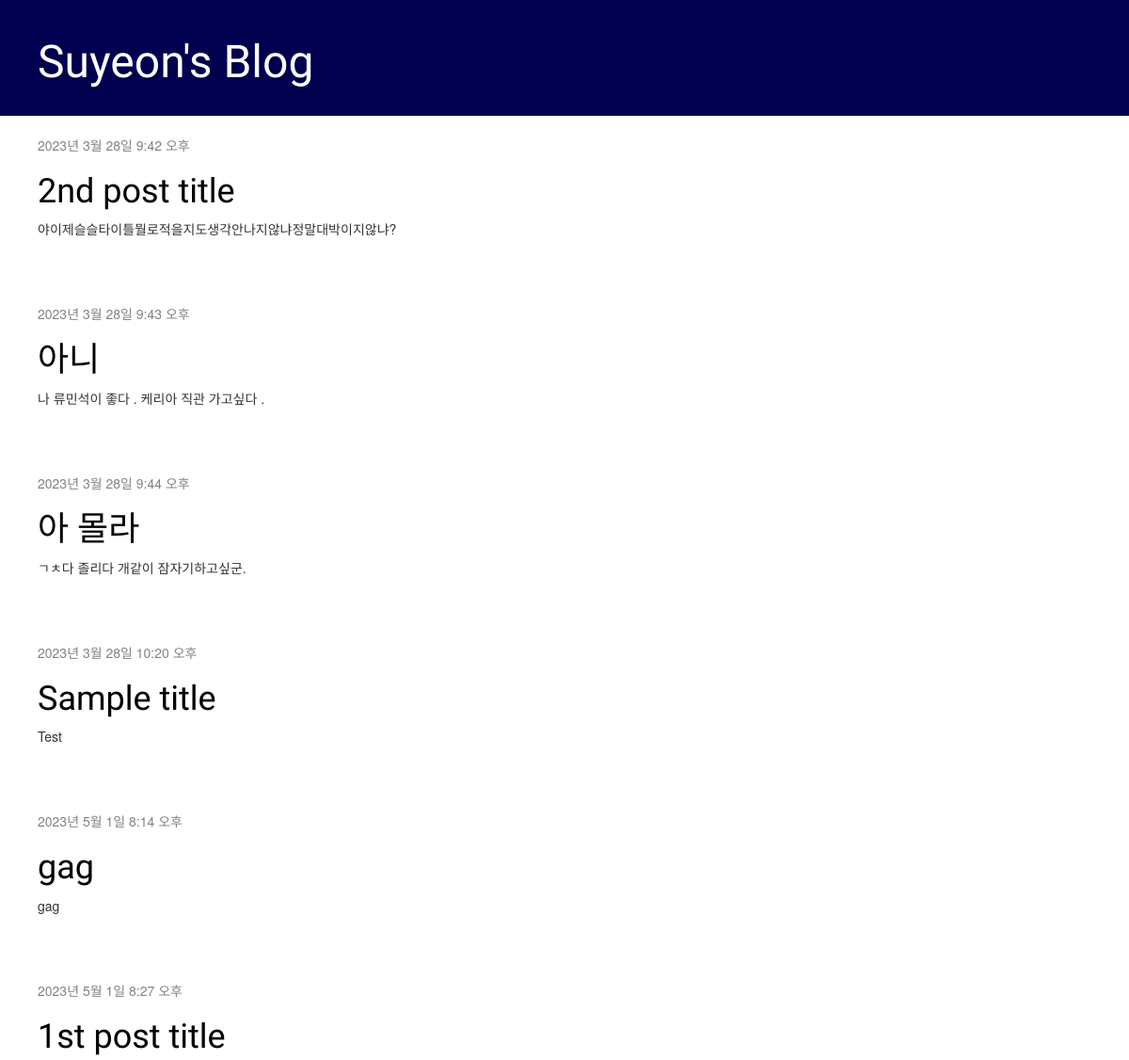
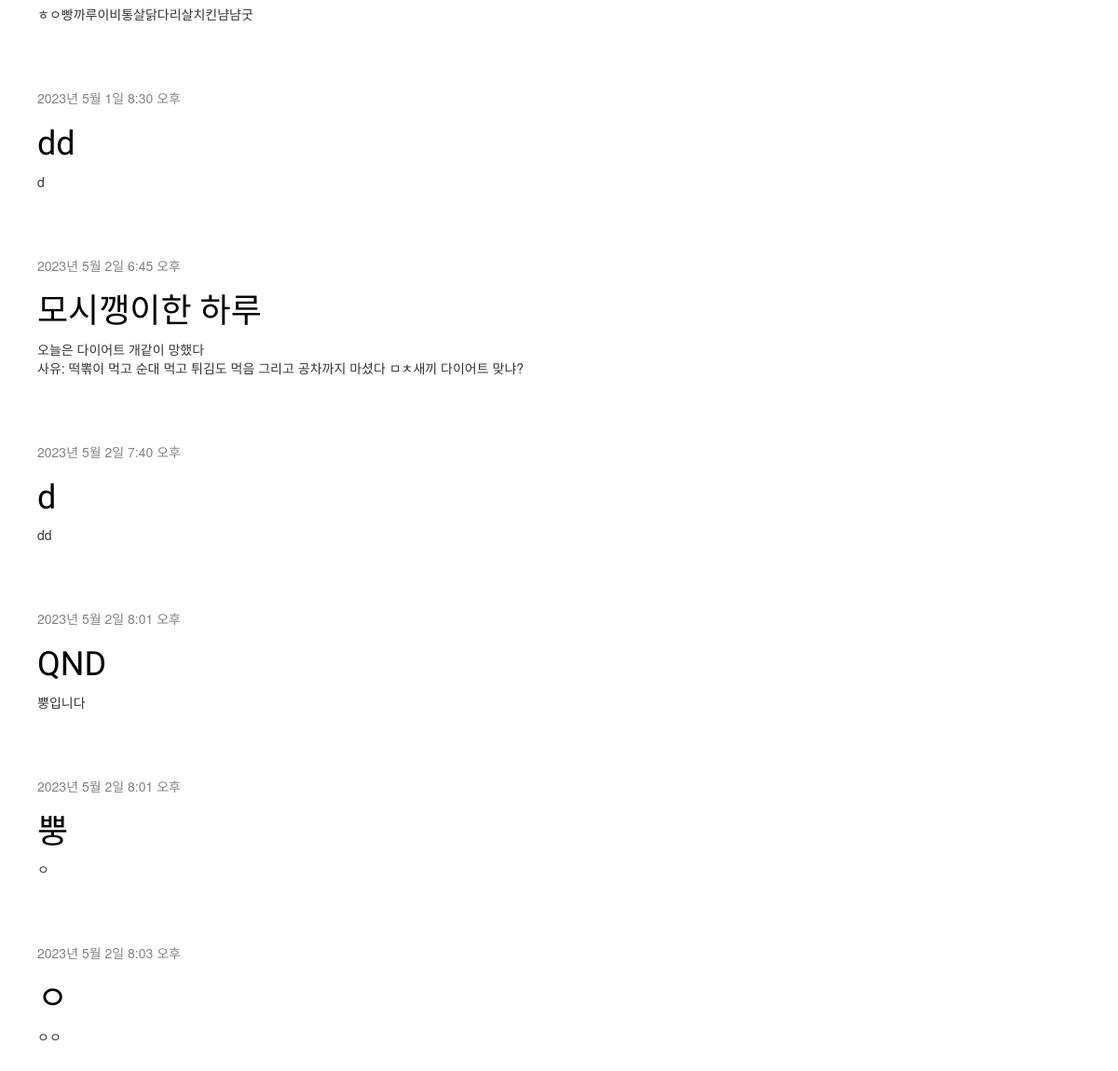
Before: / with the older database file (2 pictures, top to bottom).
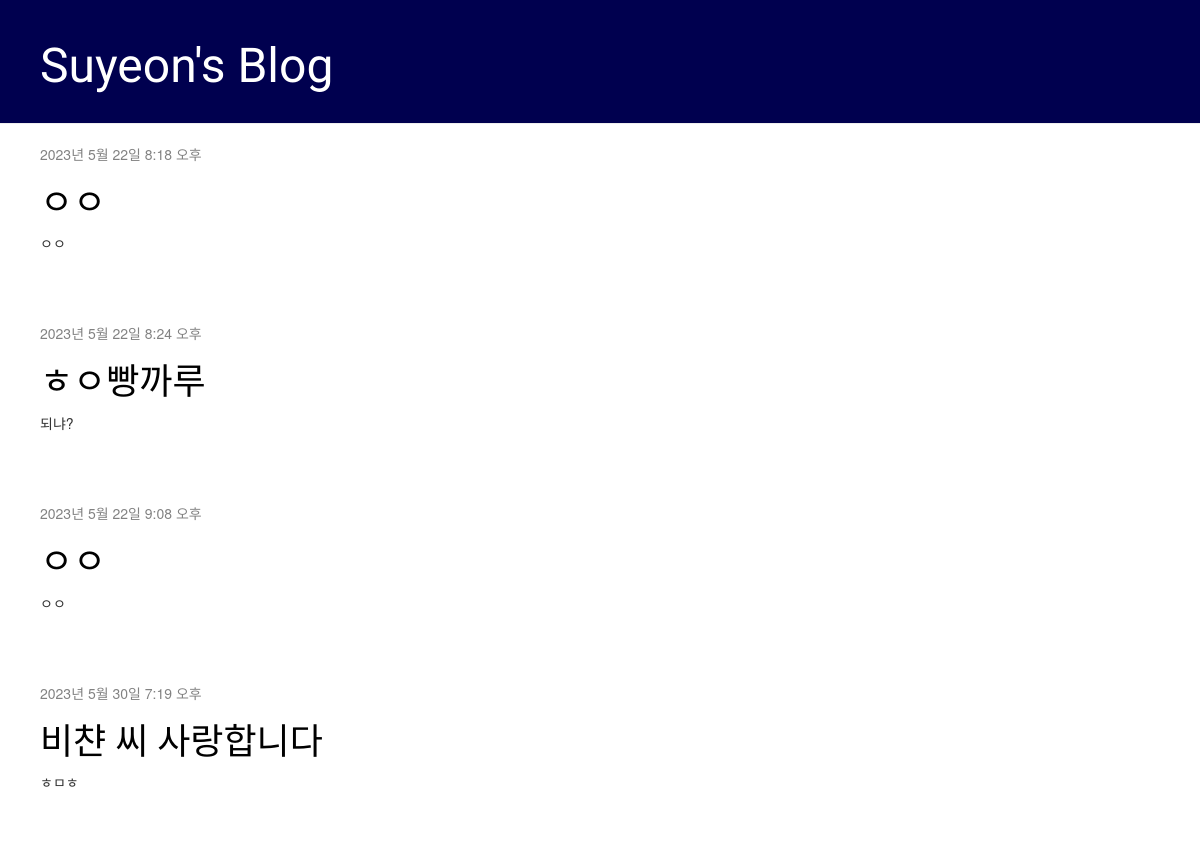
After: the same page with the newer database file.
### blog/models.py (models this page shows, shortened)
class Post(models.Model):
    author = models.ForeignKey(settings.AUTH_USER_MODEL, on_delete=models.CASCADE)
    title = models.CharField(max_length=200)
    image = models.ImageField(upload_to='images/', blank=True, null=True)
    text = models.TextField()
    video = EmbedVideoField(blank=True)
    created_date = models.DateTimeField(default=timezone.now)
    published_date = models.DateTimeField(blank=True, null=True)

### blog/views.py (the view)
# urls.py: path('', views.post_list, name='post_list'),
def post_list(request):
    posts = Post.objects.filter(published_date__lte=timezone.now()).order_by('published_date')
    return render(request, 'blog/post_list.html',{'posts': posts})

### templates/blog/post_list.html
{% extends 'blog/base.html' %}
{% block content %}
    {% for post in posts %}
        <div class="post">
            <div class="date">
                {{ post.published_date }}
            </div>
            <h1><a href="{% url 'post_detail' pk=post.pk %}">{{ post.title }}</a></h1>
            <p>{{ post.text|linebreaksbr }}</p>
        </div>
    {% endfor %}
{% endblock %}

Changed rows visible on the page:
removed Post: published_date "2023년 3월 28일 9:42 오후", title "2nd post title", text "야이제슬슬타이틀뭘로적을지도생각안나지않냐정말대박이지않냐?"
removed Post: published_date "2023년 3월 28일 9:43 오후", title "아니", text "나 류민석이 좋다 . 케리아 직관 가고싶다 ."
removed Post: published_date "2023년 3월 28일 9:44 오후", title "아 몰라", text "ㄱㅊ다 졸리다 개같이 잠자기하고싶군."
removed Post: published_date "2023년 3월 28일 10:20 오후", title "Sample title", text "Test"
removed Post: published_date "2023년 5월 1일 8:14 오후", title "gag", text "gag"
removed Post: published_date "2023년 5월 1일 8:27 오후", title "1st post title", text "ㅎㅇ빵까루이비통살닭다리살치킨냠냠굿"
removed Post: published_date "2023년 5월 1일 8:30 오후", title "dd", text "d"
removed Post: published_date "2023년 5월 2일 6:45 오후", title "모시깽이한 하루", text "오늘은 다이어트 개같이 망했다 사유: 떡뽂이 먹고 순대 먹고 튀김도 먹음 그리고 공차까지 마셨다 ㅁㅊ새끼 다이어트 맞냐?"
removed Post: published_date "2023년 5월 2일 7:40 오후", title "d", text "dd"
removed Post: published_date "2023년 5월 2일 8:01 오후", title "QND", text "뿡입니다"
removed Post: published_date "2023년 5월 2일 8:01 오후", title "뿡", text "ㅇ"
removed Post: published_date "2023년 5월 2일 8:03 오후", title "ㅇ", text "ㅇㅇ"
added Post: published_date "2023년 5월 22일 8:18 오후", title "ㅇㅇ", text "ㅇㅇ"
added Post: published_date "2023년 5월 22일 8:24 오후", title "ㅎㅇ빵까루", text "되냐?"
added Post: published_date "2023년 5월 22일 9:08 오후", title "ㅇㅇ", text "ㅇㅇ"
added Post: published_date "2023년 5월 30일 7:19 오후", title "비챤 씨 사랑합니다", text "ㅎㅁㅎ"
